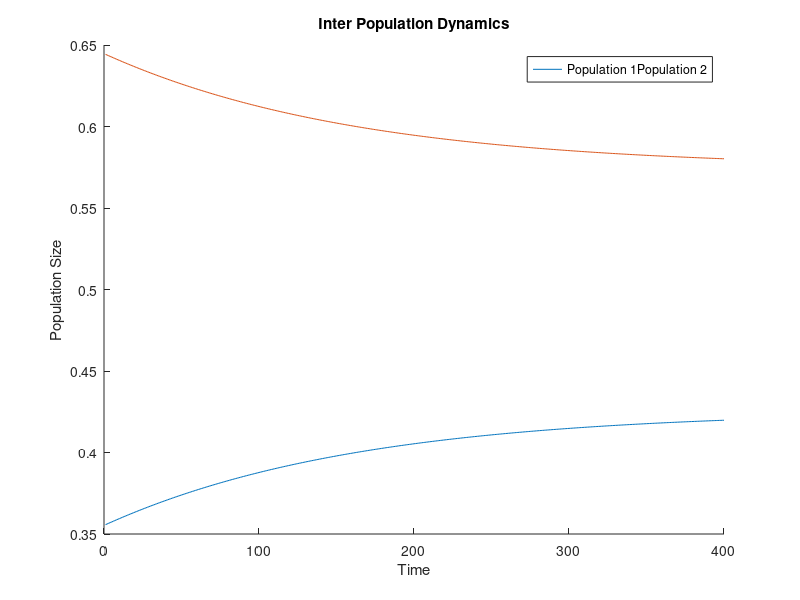
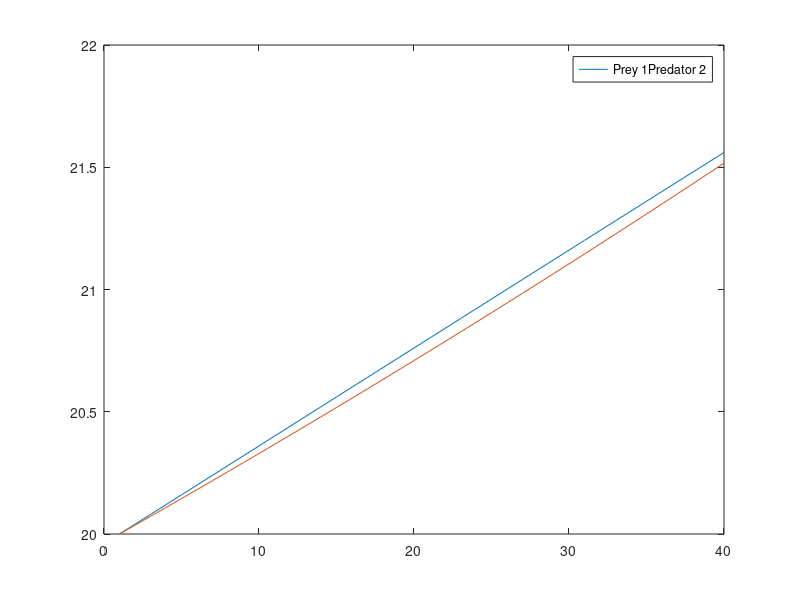
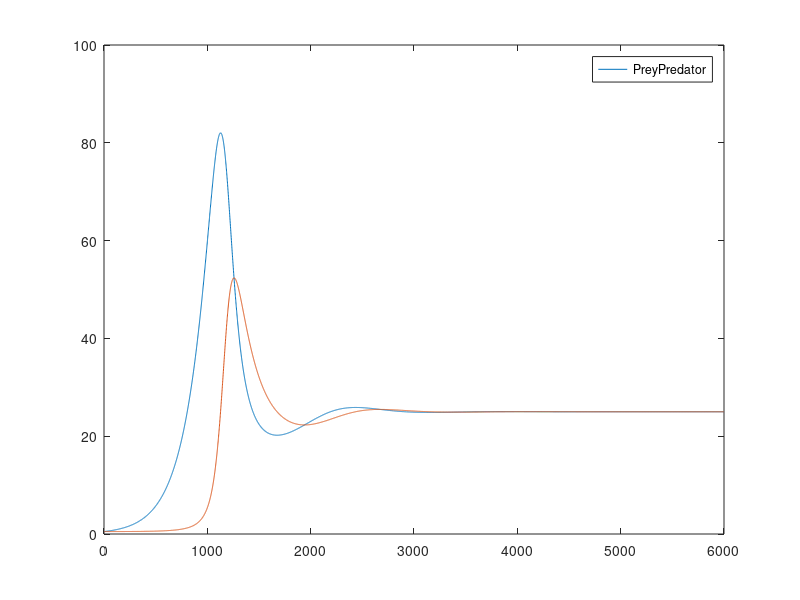

MATLAB code to generate these figures, in order: (Note: this script raises an error after producing the figures.)

clear; close all; clc


%% Movement model
a = -0.5
b = 0.1
c = 0.2

M = zeros(2,2,2);

M(1,1,1) = a;
M(2,1,1) = -a;
M(1,2,1) = b;
M(2,1,2) = -b;
M(1,2,2) = c;
M(2,2,2) = -c;

T = 400;
X = zeros(T,2);
X(1,:) = rand(2,1); X(1,:) = X(1,:) / sum(X(1,:));
% X(1,:) = [0.8410    0.1590];
for t=2:T
    x = X(t-1,:);
    X(t,:) = X(t-1,:)' + 0.01 * reshape(M, [2 4]) * kron(x,x)';
end

figure; hold on;
plot(X(:,1));
plot(X(:,2));
xlabel('Time');
ylabel('Population Size');
title('Inter Population Dynamics');
legend(["Population 1", "Population 2"]);

% Good initial conditions
%     0.5999    0.4001
%     0.5783    0.4217
%     0.8410    0.1590

%% Lotka-Voltera Model

alpha = 0.4;
beta = 0.01;
gamma = 0.02;
delta = 0.01;

T = 40;
X = zeros(T,2);
X(1,:) = [20 20];
for t=2:T
    X(t,1) = X(t-1,1) + 0.01 * (alpha * X(t-1,1) - beta * X(t-1,1) * X(t-1,2));
    X(t,2) = X(t-1,2) + 0.01 * (delta * X(t-1,1) * X(t-1,2) - gamma * X(t-1,2));
end

figure;
plot(X)
hold on;
legend(["Prey 1", "Predator 2"]);

%% Quadratic Lotka-Voltera Model

alpha = 0.5;
beta  = 0.02;
gamma = 0.02;
delta = 0.03;

T = 6000;
X = zeros(T,2);
X(1,:) = [0.5 0.5];
for t=2:T
    X(t,1) = X(t-1,1) + 0.01 * (alpha * X(t-1,1) - beta * X(t-1,1) * X(t-1,2));
    X(t,2) = X(t-1,2) + 0.01 * (beta * X(t-1,1) * X(t-1,2) - gamma * X(t-1,2) * X(t-1,2));
    % X(t,2) = X(t-1,2) + 0.01 * (delta * X(t-1,1) * X(t-1,2) - gamma * X(t-1,2) * X(t-1,2));
    if sum(X(t,:)) > 200; break; end
end

figure;
plot(X)
hold on;
legend(["Prey", "Predator"]);


%%
A(1,1,1) = alpha; % a;
A(2,1,1) = alpha; % -a;
A(1,2,1) = beta;  %b;
A(2,1,2) = beta;  %-b;
A(1,2,2) = c;
A(2,2,2) = -c;

%% MATLAB Lotka-Voltera Model

t0 = 0;
tfinal = 15;
y0 = [20; 20];   
[t,y] = ode23(@lotka,[t0 tfinal],y0);


plot(t,y)
title('Predator/Prey Populations Over Time')
xlabel('t')
ylabel('Population')
legend('Prey','Predators','Location','North')

plot(y(:,1),y(:,2))
title('Phase Plane Plot')
xlabel('Prey Population')
ylabel('Predator Population')


%% Movement model with ode45

tspan = [0 20];
y0 = [0.8410    0.1590];
sol = ode45(@mmodel ,tspan,y0)

figure; hold on;
plot(sol.x, sol.y(1,:))
plot(sol.x, sol.y(2,:))

%{
function dxdt = mmodel(t,x)
    a = 0.5;
    b = 0.3;
    c = 0.2;
    dxdt = zeros(2,1);
    dxdt(1) =   a * x(1)^2 + b * x(1) * x(2) + c * x(2)^2;
    dxdt(2) = - a * x(1)^2 - b * x(1) * x(2) - c * x(2)^2;
end
%}

%% oscilating hypergraph dynamics

clear; clc; close all;

n = 5;
k = 4;
HG = HAT.uniformErdosRenyi(n, round(nchoosek(n,k) / 2), k);
A = HG.adjTensor;

T = 400;
X = zeros(T,n);
X(1,:) = rand(n,1);
X(1,:) = X(1,:) / sum(X(1,:));
for t=2:T
    x = X(t-1,:);
    X(t,:) = X(t-1,:)' + 0.01 * reshape(A, [n, n^(k-1)]) * kron(x,x);
end

figure;
plot(X)

%% Laplacian heig vectors

A = rand(3,3,3);
[b,c] = heig(A)

%%

sum(sum(sum(sum(A))))

for i=1:size(A,1)
    for j=1:size(A,1)
        for k=1:size(A,1)
            for l=1:size(A,1)
                if k < i || l < j
                    A(i,j,k,l) = -A(i,j,k,l);
                end
            end
        end
    end
end
sum(sum(sum(sum(A))))




